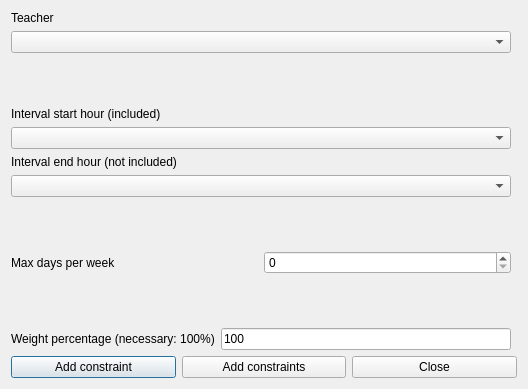
<?xml version="1.0" encoding="UTF-8"?>
<ui version="4.0">
 <class>AddConstraintTeacherMorningIntervalMaxDaysPerWeekForm_template</class>
 <widget class="QDialog" name="AddConstraintTeacherMorningIntervalMaxDaysPerWeekForm_template">
  <property name="geometry">
   <rect>
    <x>0</x>
    <y>0</y>
    <width>528</width>
    <height>389</height>
   </rect>
  </property>
  <property name="windowTitle">
   <string extracomment="This is the title of the dialog to add a new constraint of this type">Add teacher morning interval max days per week</string>
  </property>
  <layout class="QGridLayout">
   <item row="0" column="0">
    <layout class="QVBoxLayout">
     <item>
      <widget class="QLabel" name="teacherTextLabel">
       <property name="frameShape">
        <enum>QFrame::NoFrame</enum>
       </property>
       <property name="frameShadow">
        <enum>QFrame::Plain</enum>
       </property>
       <property name="text">
        <string>Teacher</string>
       </property>
       <property name="wordWrap">
        <bool>false</bool>
       </property>
      </widget>
     </item>
     <item>
      <widget class="QComboBox" name="teachersComboBox">
       <property name="editable">
        <bool>false</bool>
       </property>
       <property name="insertPolicy">
        <enum>QComboBox::NoInsert</enum>
       </property>
       <property name="duplicatesEnabled">
        <bool>false</bool>
       </property>
      </widget>
     </item>
    </layout>
   </item>
   <item row="8" column="0" colspan="2">
    <layout class="QHBoxLayout">
     <item>
      <widget class="QPushButton" name="addConstraintPushButton">
       <property name="text">
        <string>Add constraint</string>
       </property>
      </widget>
     </item>
     <item>
      <widget class="QPushButton" name="addConstraintsPushButton">
       <property name="text">
        <string>Add constraints</string>
       </property>
      </widget>
     </item>
     <item>
      <widget class="QPushButton" name="closePushButton">
       <property name="text">
        <string>Close</string>
       </property>
      </widget>
     </item>
    </layout>
   </item>
   <item row="7" column="0">
    <layout class="QHBoxLayout">
     <item>
      <widget class="QLabel" name="weightTextLabel">
       <property name="frameShape">
        <enum>QFrame::NoFrame</enum>
       </property>
       <property name="frameShadow">
        <enum>QFrame::Plain</enum>
       </property>
       <property name="text">
        <string>Weight percentage (necessary: 100%)</string>
       </property>
       <property name="wordWrap">
        <bool>false</bool>
       </property>
      </widget>
     </item>
     <item>
      <widget class="QLineEdit" name="weightLineEdit">
       <property name="text">
        <string notr="true">100</string>
       </property>
      </widget>
     </item>
    </layout>
   </item>
   <item row="6" column="0">
    <spacer name="spacer1">
     <property name="orientation">
      <enum>Qt::Vertical</enum>
     </property>
     <property name="sizeType">
      <enum>QSizePolicy::Expanding</enum>
     </property>
     <property name="sizeHint" stdset="0">
      <size>
       <width>20</width>
       <height>31</height>
      </size>
     </property>
    </spacer>
   </item>
   <item row="5" column="0">
    <layout class="QHBoxLayout">
     <item>
      <widget class="QLabel" name="maxDaysTextLabel">
       <property name="frameShape">
        <enum>QFrame::NoFrame</enum>
       </property>
       <property name="frameShadow">
        <enum>QFrame::Plain</enum>
       </property>
       <property name="text">
        <string>Max days per week</string>
       </property>
       <property name="wordWrap">
        <bool>false</bool>
       </property>
      </widget>
     </item>
     <item>
      <widget class="QSpinBox" name="maxDaysSpinBox"/>
     </item>
    </layout>
   </item>
   <item row="4" column="0">
    <spacer name="spacer1_2">
     <property name="orientation">
      <enum>Qt::Vertical</enum>
     </property>
     <property name="sizeType">
      <enum>QSizePolicy::Expanding</enum>
     </property>
     <property name="sizeHint" stdset="0">
      <size>
       <width>20</width>
       <height>31</height>
      </size>
     </property>
    </spacer>
   </item>
   <item row="3" column="0">
    <layout class="QVBoxLayout">
     <item>
      <widget class="QLabel" name="endTextLabel">
       <property name="frameShape">
        <enum>QFrame::NoFrame</enum>
       </property>
       <property name="frameShadow">
        <enum>QFrame::Plain</enum>
       </property>
       <property name="text">
        <string extracomment="This field refers to a constraint operating on a given hourly interval. The selected start hour of the interval is included (is counted) in the constraint, while the selected end hour of the interval is not included (is not counted) in the constraint.">Interval end hour (not included)</string>
       </property>
       <property name="wordWrap">
        <bool>false</bool>
       </property>
      </widget>
     </item>
     <item>
      <widget class="QComboBox" name="endHourComboBox">
       <property name="editable">
        <bool>false</bool>
       </property>
       <property name="insertPolicy">
        <enum>QComboBox::NoInsert</enum>
       </property>
       <property name="duplicatesEnabled">
        <bool>false</bool>
       </property>
      </widget>
     </item>
    </layout>
   </item>
   <item row="2" column="0">
    <layout class="QVBoxLayout">
     <item>
      <widget class="QLabel" name="startTextLabel">
       <property name="frameShape">
        <enum>QFrame::NoFrame</enum>
       </property>
       <property name="frameShadow">
        <enum>QFrame::Plain</enum>
       </property>
       <property name="text">
        <string extracomment="This field refers to a constraint operating on a given hourly interval. The selected start hour of the interval is included (is counted) in the constraint, while the selected end hour of the interval is not included (is not counted) in the constraint.">Interval start hour (included)</string>
       </property>
       <property name="wordWrap">
        <bool>false</bool>
       </property>
      </widget>
     </item>
     <item>
      <widget class="QComboBox" name="startHourComboBox">
       <property name="editable">
        <bool>false</bool>
       </property>
       <property name="insertPolicy">
        <enum>QComboBox::NoInsert</enum>
       </property>
       <property name="duplicatesEnabled">
        <bool>false</bool>
       </property>
      </widget>
     </item>
    </layout>
   </item>
   <item row="1" column="0">
    <spacer name="spacer1_3">
     <property name="orientation">
      <enum>Qt::Vertical</enum>
     </property>
     <property name="sizeType">
      <enum>QSizePolicy::Expanding</enum>
     </property>
     <property name="sizeHint" stdset="0">
      <size>
       <width>20</width>
       <height>31</height>
      </size>
     </property>
    </spacer>
   </item>
  </layout>
 </widget>
 <layoutdefault spacing="6" margin="11"/>
 <resources/>
 <connections/>
</ui>
